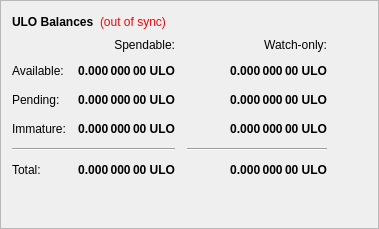
        <widget class="QFrame" name="frame">
         <property name="frameShape">
          <enum>QFrame::StyledPanel</enum>
         </property>
         <property name="frameShadow">
          <enum>QFrame::Raised</enum>
         </property>
         <layout class="QVBoxLayout" name="verticalLayout_4">
          <item>
           <layout class="QHBoxLayout" name="horizontalLayout_4">
            <item>
             <widget class="QLabel" name="label_5">
              <property name="font">
               <font>
                <weight>75</weight>
                <bold>true</bold>
               </font>
              </property>
              <property name="text">
               <string>ULO Balances</string>
              </property>
             </widget>
            </item>
            <item>
             <widget class="QLabel" name="labelWalletStatus">
              <property name="cursor">
               <cursorShape>WhatsThisCursor</cursorShape>
              </property>
              <property name="toolTip">
               <string>The displayed information may be out of date. Your wallet automatically synchronizes with the EULO network after a connection is established, but this process has not completed yet.</string>
              </property>
              <property name="styleSheet">
               <string notr="true">QLabel { color: red; }</string>
              </property>
              <property name="text">
               <string notr="true">(out of sync)</string>
              </property>
              <property name="alignment">
               <set>Qt::AlignLeading|Qt::AlignLeft|Qt::AlignVCenter</set>
              </property>
             </widget>
            </item>
            <item>
             <spacer name="horizontalSpacer_3">
              <property name="orientation">
               <enum>Qt::Horizontal</enum>
              </property>
              <property name="sizeHint" stdset="0">
               <size>
                <width>40</width>
                <height>20</height>
               </size>
              </property>
             </spacer>
            </item>
           </layout>
          </item>
          <item>
           <layout class="QGridLayout" name="gridLayout">
            <property name="spacing">
             <number>12</number>
            </property>
            <item row="2" column="2">
             <widget class="QLabel" name="labelWatchPending">
              <property name="font">
               <font>
                <weight>75</weight>
                <bold>true</bold>
               </font>
              </property>
              <property name="cursor">
               <cursorShape>IBeamCursor</cursorShape>
              </property>
              <property name="toolTip">
               <string>Unconfirmed transactions to watch-only addresses</string>
              </property>
              <property name="text">
               <string notr="true">0.000 000 00 ULO</string>
              </property>
              <property name="alignment">
               <set>Qt::AlignRight|Qt::AlignTrailing|Qt::AlignVCenter</set>
              </property>
              <property name="textInteractionFlags">
               <set>Qt::LinksAccessibleByMouse|Qt::TextSelectableByKeyboard|Qt::TextSelectableByMouse</set>
              </property>
             </widget>
            </item>
            <item row="2" column="1">
             <widget class="QLabel" name="labelUnconfirmed">
              <property name="font">
               <font>
                <weight>75</weight>
                <bold>true</bold>
               </font>
              </property>
              <property name="cursor">
               <cursorShape>IBeamCursor</cursorShape>
              </property>
              <property name="toolTip">
               <string>Total of transactions that have yet to be confirmed, and do not yet count toward the spendable balance</string>
              </property>
              <property name="text">
               <string notr="true">0.000 000 00 ULO</string>
              </property>
              <property name="alignment">
               <set>Qt::AlignRight|Qt::AlignTrailing|Qt::AlignVCenter</set>
              </property>
              <property name="textInteractionFlags">
               <set>Qt::LinksAccessibleByMouse|Qt::TextSelectableByKeyboard|Qt::TextSelectableByMouse</set>
              </property>
             </widget>
            </item>
            <item row="3" column="2">
             <widget class="QLabel" name="labelWatchImmature">
              <property name="font">
               <font>
                <weight>75</weight>
                <bold>true</bold>
               </font>
              </property>
              <property name="cursor">
               <cursorShape>IBeamCursor</cursorShape>
              </property>
              <property name="toolTip">
               <string>Staked or masternode rewards in watch-only addresses that has not yet matured</string>
              </property>
              <property name="text">
               <string notr="true">0.000 000 00 ULO</string>
              </property>
              <property name="alignment">
               <set>Qt::AlignRight|Qt::AlignTrailing|Qt::AlignVCenter</set>
              </property>
              <property name="textInteractionFlags">
               <set>Qt::LinksAccessibleByMouse|Qt::TextSelectableByKeyboard|Qt::TextSelectableByMouse</set>
              </property>
             </widget>
            </item>
            <item row="4" column="0" colspan="2">
             <widget class="Line" name="lineSpendableBalance">
              <property name="orientation">
               <enum>Qt::Horizontal</enum>
              </property>
             </widget>
            </item>
            <item row="4" column="2">
             <widget class="Line" name="lineWatchBalance">
              <property name="sizePolicy">
               <sizepolicy hsizetype="Preferred" vsizetype="Fixed">
                <horstretch>0</horstretch>
                <verstretch>0</verstretch>
               </sizepolicy>
              </property>
              <property name="minimumSize">
               <size>
                <width>140</width>
                <height>0</height>
               </size>
              </property>
              <property name="orientation">
               <enum>Qt::Horizontal</enum>
              </property>
             </widget>
            </item>
            <item row="5" column="0">
             <widget class="QLabel" name="labelTotalText">
              <property name="text">
               <string>Total:</string>
              </property>
             </widget>
            </item>
            <item row="3" column="1">
             <widget class="QLabel" name="labelImmature">
              <property name="font">
               <font>
                <weight>75</weight>
                <bold>true</bold>
               </font>
              </property>
              <property name="cursor">
               <cursorShape>IBeamCursor</cursorShape>
              </property>
              <property name="toolTip">
               <string>Staked or masternode rewards that has not yet matured</string>
              </property>
              <property name="text">
               <string notr="true">0.000 000 00 ULO</string>
              </property>
              <property name="alignment">
               <set>Qt::AlignRight|Qt::AlignTrailing|Qt::AlignVCenter</set>
              </property>
              <property name="textInteractionFlags">
               <set>Qt::LinksAccessibleByMouse|Qt::TextSelectableByKeyboard|Qt::TextSelectableByMouse</set>
              </property>
             </widget>
            </item>
            <item row="2" column="3">
             <spacer name="horizontalSpacer_2">
              <property name="orientation">
               <enum>Qt::Horizontal</enum>
              </property>
              <property name="sizeHint" stdset="0">
               <size>
                <width>40</width>
                <height>20</height>
               </size>
              </property>
             </spacer>
            </item>
            <item row="3" column="0">
             <widget class="QLabel" name="labelImmatureText">
              <property name="text">
               <string>Immature:</string>
              </property>
             </widget>
            </item>
            <item row="5" column="1">
             <widget class="QLabel" name="labelTotal">
              <property name="font">
               <font>
                <weight>75</weight>
                <bold>true</bold>
               </font>
              </property>
              <property name="cursor">
               <cursorShape>IBeamCursor</cursorShape>
              </property>
              <property name="toolTip">
               <string>Your current total balance</string>
              </property>
              <property name="text">
               <string notr="true">0.000 000 00 ULO</string>
              </property>
              <property name="alignment">
               <set>Qt::AlignRight|Qt::AlignTrailing|Qt::AlignVCenter</set>
              </property>
              <property name="textInteractionFlags">
               <set>Qt::LinksAccessibleByMouse|Qt::TextSelectableByKeyboard|Qt::TextSelectableByMouse</set>
              </property>
             </widget>
            </item>
            <item row="5" column="2">
             <widget class="QLabel" name="labelWatchTotal">
              <property name="font">
               <font>
                <weight>75</weight>
                <bold>true</bold>
               </font>
              </property>
              <property name="cursor">
               <cursorShape>IBeamCursor</cursorShape>
              </property>
              <property name="toolTip">
               <string>Current total balance in watch-only addresses</string>
              </property>
              <property name="text">
               <string notr="true">0.000 000 00 ULO</string>
              </property>
              <property name="alignment">
               <set>Qt::AlignRight|Qt::AlignTrailing|Qt::AlignVCenter</set>
              </property>
              <property name="textInteractionFlags">
               <set>Qt::LinksAccessibleByMouse|Qt::TextSelectableByKeyboard|Qt::TextSelectableByMouse</set>
              </property>
             </widget>
            </item>
            <item row="0" column="2">
             <widget class="QLabel" name="labelWatchonly">
              <property name="text">
               <string>Watch-only:</string>
              </property>
              <property name="alignment">
               <set>Qt::AlignRight|Qt::AlignTrailing|Qt::AlignVCenter</set>
              </property>
             </widget>
            </item>
            <item row="1" column="0">
             <widget class="QLabel" name="labelBalanceText">
              <property name="text">
               <string>Available:</string>
              </property>
             </widget>
            </item>
            <item row="1" column="1">
             <widget class="QLabel" name="labelBalance">
              <property name="font">
               <font>
                <weight>75</weight>
                <bold>true</bold>
               </font>
              </property>
              <property name="cursor">
               <cursorShape>IBeamCursor</cursorShape>
              </property>
              <property name="toolTip">
               <string>Your current spendable balance</string>
              </property>
              <property name="text">
               <string notr="true">0.000 000 00 ULO</string>
              </property>
              <property name="alignment">
               <set>Qt::AlignRight|Qt::AlignTrailing|Qt::AlignVCenter</set>
              </property>
              <property name="textInteractionFlags">
               <set>Qt::LinksAccessibleByMouse|Qt::TextSelectableByKeyboard|Qt::TextSelectableByMouse</set>
              </property>
             </widget>
            </item>
            <item row="1" column="2">
             <widget class="QLabel" name="labelWatchAvailable">
              <property name="font">
               <font>
                <weight>75</weight>
                <bold>true</bold>
               </font>
              </property>
              <property name="cursor">
               <cursorShape>IBeamCursor</cursorShape>
              </property>
              <property name="toolTip">
               <string>Your current balance in watch-only addresses</string>
              </property>
              <property name="text">
               <string notr="true">0.000 000 00 ULO</string>
              </property>
              <property name="alignment">
               <set>Qt::AlignRight|Qt::AlignTrailing|Qt::AlignVCenter</set>
              </property>
              <property name="textInteractionFlags">
               <set>Qt::LinksAccessibleByMouse|Qt::TextSelectableByKeyboard|Qt::TextSelectableByMouse</set>
              </property>
             </widget>
            </item>
            <item row="2" column="0">
             <widget class="QLabel" name="labelPendingText">
              <property name="text">
               <string>Pending:</string>
              </property>
             </widget>
            </item>
            <item row="0" column="1">
             <widget class="QLabel" name="labelSpendable">
              <property name="text">
               <string>Spendable:</string>
              </property>
              <property name="alignment">
               <set>Qt::AlignRight|Qt::AlignTrailing|Qt::AlignVCenter</set>
              </property>
             </widget>
            </item>
           </layout>
          </item>
          <item>
           <spacer name="verticalSpacer_4">
            <property name="orientation">
             <enum>Qt::Vertical</enum>
            </property>
            <property name="sizeHint" stdset="0">
             <size>
              <width>20</width>
              <height>40</height>
             </size>
            </property>
           </spacer>
          </item>
         </layout>
        </widget>
